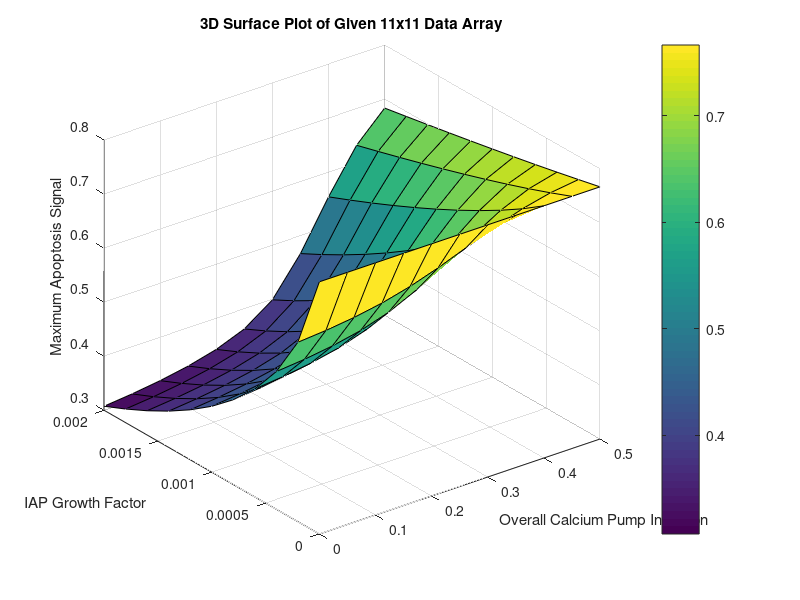

This chart was generated by the following MATLAB code:
% Define the given 11x11 data array
data = [
    0.766590634196407, 0.766589375218513, 0.766588529426641, 0.766587208085020, 0.766585991545840, 0.766584772144388, 0.766582786588805, 0.766580958785603, 0.766578793782647, 0.766576545009731, 0.766572971836130;
    0.631824290433934, 0.636131243435485, 0.642475451973443, 0.651740613996754, 0.664830390064889, 0.681852827092977, 0.701502148699716, 0.721265893528790, 0.738183760884408, 0.750247598327727, 0.757180618241129;
    0.554676658162310, 0.559703778032480, 0.567015792711500, 0.577781569902883, 0.594113250588827, 0.618149428873745, 0.649121186962807, 0.682596181654245, 0.712627953036363, 0.734811967585562, 0.747969839516945;
    0.499533736050767, 0.504792024532847, 0.512311187091608, 0.523229277107478, 0.539850548936122, 0.566220663634129, 0.603993828494985, 0.647916416825336, 0.689043263938212, 0.720238162066861, 0.739091830227493;
    0.456677347640976, 0.462018765383401, 0.469541230752367, 0.480311161480158, 0.496494513704816, 0.522860742808584, 0.564259316598392, 0.616187616091996, 0.666912026193504, 0.706328352222528, 0.730509060475805;
    0.421732346303811, 0.427095785816827, 0.434551032462701, 0.445090685564400, 0.460710009934962, 0.486125023002727, 0.528902863583576, 0.586861668221052, 0.645957448020921, 0.692959222842824, 0.722178032214861;
    0.392318947921311, 0.397675471283188, 0.405036087470692, 0.415329590680720, 0.430392419185859, 0.454610396461541, 0.497248138936125, 0.559588967970193, 0.626005683245547, 0.680048791289556, 0.714064526426010;
    0.366989563626055, 0.372325022102478, 0.379582159142651, 0.389634175748783, 0.404180677234114, 0.427235786419174, 0.468792398319104, 0.534119126501281, 0.606936157769921, 0.667539933434592, 0.706142504480149;
    0.344795234125851, 0.350101973670674, 0.357255014855993, 0.367078689946125, 0.381155113022273, 0.403159988169183, 0.443129503908359, 0.510261906084497, 0.588658086869011, 0.655390350746206, 0.698392357966715;
    0.325078267290046, 0.330353122876876, 0.337406062262747, 0.347017115040849, 0.360668075296919, 0.381741513508035, 0.419912530799252, 0.487865925090374, 0.571100789379118, 0.643567832804720, 0.690797269186575;
    0.307365108802213, 0.312607368061581, 0.319564936634253, 0.328979773969922, 0.342246119989926, 0.362494589399406, 0.398840111440746, 0.466807269094101, 0.554206960060982, 0.632045273083578, 0.683345418964012
];
% Create a meshgrid for the x and y coordinates

x_fractional = linspace(0, 0.5, 11);
y_fractional = linspace(0, 0.002, 11);

[x, y] = meshgrid(x_fractional, y_fractional);

% Create the 3D surface plot
figure;
surf(x, y, data);

% Add labels and title
xlabel('Overall Calcium Pump Inhibition');
ylabel('IAP Growth Factor');
zlabel('Maximum Apoptosis Signal');
title('3D Surface Plot of Given 11x11 Data Array');

% Display the color bar
colorbar;
